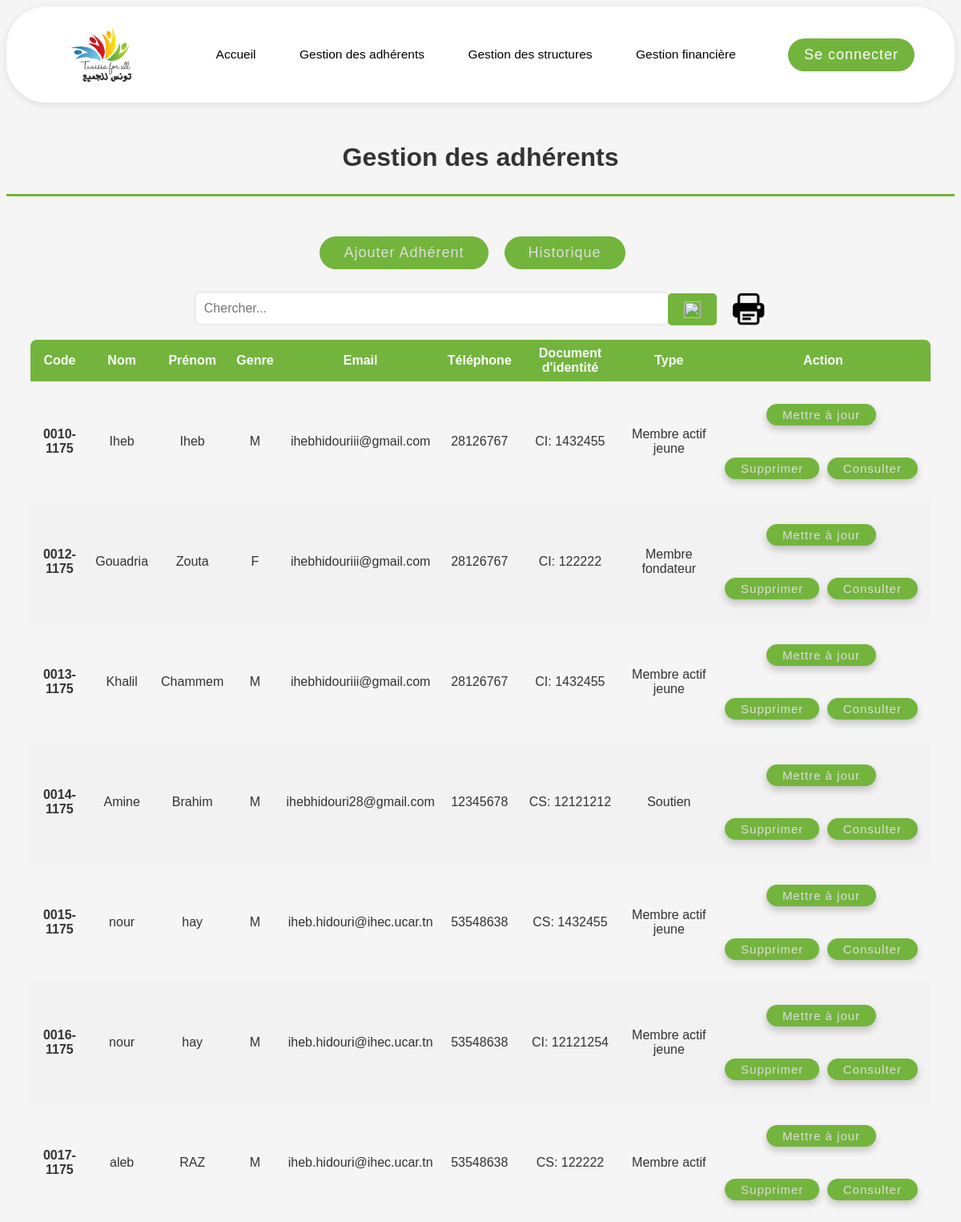
The app's page /gestion_adherent/, older data.
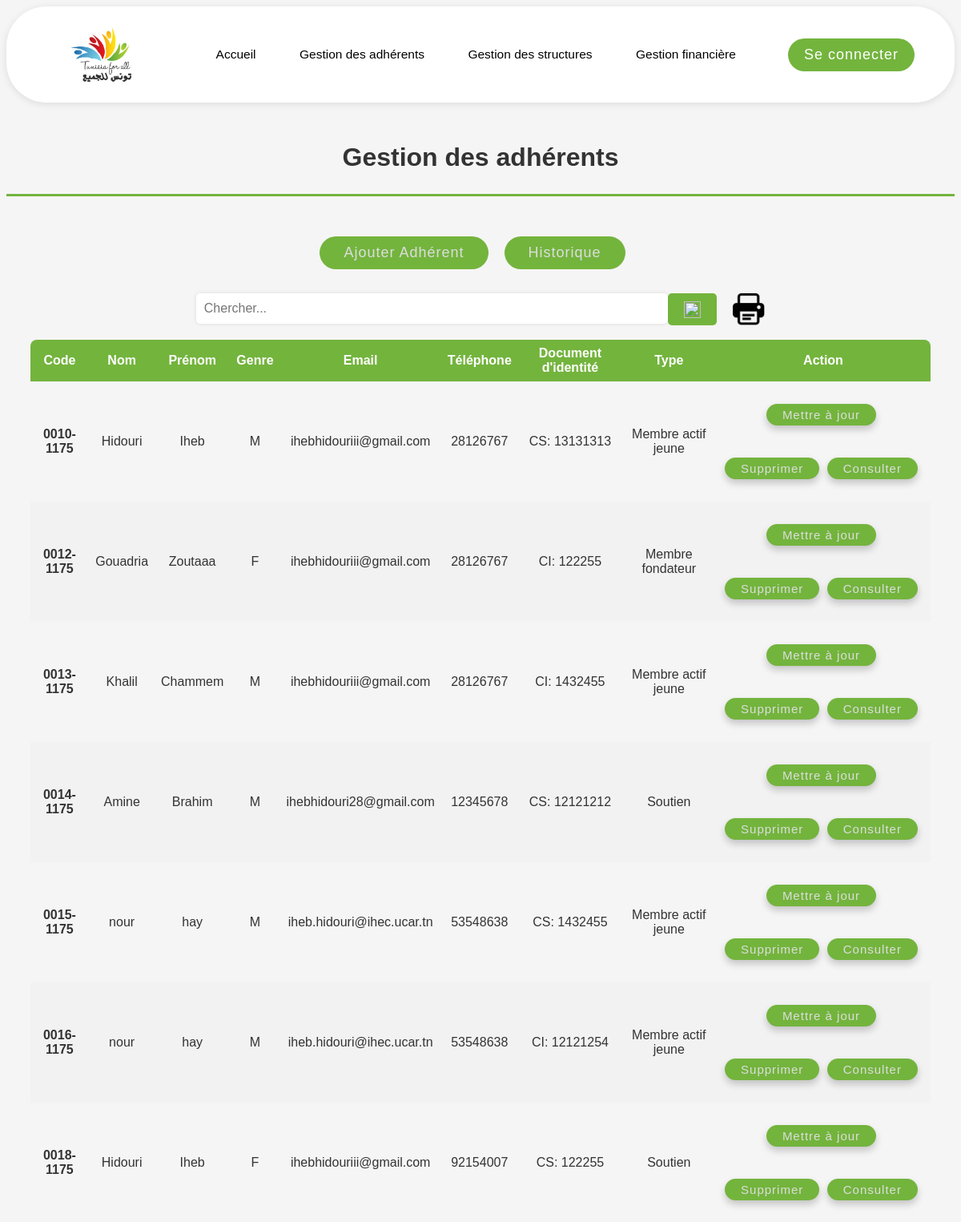
The same page, newer data.
### base/models.py (models this page shows, shortened)
class Adherent(models.Model):
    user = models.OneToOneField(User, on_delete=models.CASCADE , related_name='adherent')
    code = models.CharField(max_length=8)
    photo_de_profile= models.ImageField(upload_to='img/',null=True, blank=True)
    structure = models.ForeignKey(Structure, on_delete=models.CASCADE , related_name='adherents', default = 1)
    TYPE_ADHERENT_CHOICES = (
    ('Membre fondateur', 'Membre fondateur'),
    ('Membre actif', 'Membre actif'),
    ('Membre actif jeune', 'Membre actif jeune'),
    ('Soutien', 'Soutien'),
    ('Président', 'Président'),
    ('Directeur Executif', 'Directeur Executif'),
    ('Trésorier', 'Trésorier'),
    ('Simple membre', 'Simple membre'),
    )
    type_adhérent = models.CharField(max_length=20, choices=TYPE_ADHERENT_CHOICES)
    GENRE_CHOICES = (
        ('M', 'M.'),
        ('F', 'Mme.'),
    )
    genre = models.CharField(max_length=1, choices=GENRE_CHOICES)
    nom = models.CharField(max_length=50)
    prénom = models.CharField(max_length=50)
    DOCUMENT_IDENTITE_CHOICES = (
        ('CI', 'Carte d\'identité'),
        ('CS', 'Carte de séjour'),
    )
    type_document_identité = models.CharField(max_length=2, choices=DOCUMENT_IDENTITE_CHOICES,null=True)
    numero_document_identité = models.CharField(max_length=8)
    nationalité = models.CharField(max_length=50)
    date_de_naissance = models.DateField()
    lieu_de_naissance = models.CharField(max_length=50)
    profession = models.CharField(max_length=50)
    numéro_de_téléphone = models.CharField(max_length=20)
    adresse_email = models.EmailField(max_length=50)
    COMMISSION_CHOICES = (
        ('Enseignement, Sciences et Technologies', 'Enseignement, Sciences et Technologies'),
        ('Développement et emploi', 'Développement et emploi'),
        ('Santé et social', 'Santé et social'),
        ('Culture, tourisme et environnement', 'Culture, tourisme et environnement'),
        ('Autre', 'Autre'),
    )
    commissions = models.CharField(max_length=(50), choices=COMMISSION_CHOICES,null=True,blank=True)
    date_adhésion = models.DateField(blank=True, null=True)
    date_depart = models.DateField(null=True, blank=True)
    motif_depart = models.CharField(max_length=50, null=True, blank=True)
    cotisation_annuelle = models.CharField(max_length=50, default='non payée')
    exclude_fields = ['date_adhesion', 'date_naissance']

### base/views.py (the view)
# urls.py: path('gestion_adherent/' , views.gestion_adherent , name="gestion_adherent"),
def gestion_adherent(request):
    query = request.GET.get('q')
    if query:
        adherents = Adherent.objects.filter(
            Q(nom__icontains=query) | Q(prenom__icontains=query)
        )
    else:
        adherents = Adherent.objects.all()
    context = {'adherents': adherents}
    return render(request, 'base/gestion_adherent.html', context)

### base/templates/base/gestion_adherent.html (shortened to what this page needs)
{% extends 'main.html' %}
{% load static %}
{% block content %}
<div>
  <h2>Gestion des adhérents</h2>
  <hr class="hradherent">
</div>
<div class="features">
  <button class="adherent-button"><a href="{% url 'create-adherent'  %}">Ajouter Adhérent</a></button>
  <button class="adherent-button"><a href="{% url 'adherent_history' %}">Historique</a></button>
</div>
<div class="page-content">
  <form id="search-form" class="search-container" action="{% url 'gestion_adherent' %}">
    <input type="text" class="textbox" id="search-input" name="search" placeholder="Chercher...">
    <button type="submit" class="adherent-button"><i><img src="{% static 'img/search.png' %}"></i></button>
    <img class="print" src="{% static 'img/print.png' %}" height="40px" width="40px" onclick="printTable()">
  </form>
  <div class="adherent-table">
    <table>
      <thead>
        <tr>
          <th>Code</th>
          <th>Nom</th>
          <th>Prénom</th>
          <th>Genre</th>
          <th>Email</th>
          <th>Téléphone</th>
          <th>Document d'identité</th>
          <th>Type</th>
          <th>Action</th>
        </tr>
      </thead>
      <tbody>
        {% for adherent in adherents %}
        <tr>
          <td><strong>{{ adherent.code }}</strong></td>
          <td>{{ adherent.nom }}</td>
          <td>{{ adherent.prénom }}</td>
          <td>{{ adherent.genre }}</td>
          <td>{{ adherent.adresse_email }}</td>
          <td>{{ adherent.numéro_de_téléphone }}</td>
          <td>{{ adherent.type_document_identité }}: {{ adherent.numero_document_identité }}</td>
          <td>{{ adherent.type_adhérent }}</td>
          <td>
            <button class="adherent-button"><a href="{% url 'update-adherent' adherent.id %}">Mettre à jour</a></button>
            <button class="adherent-button"><a href="{% url 'delete-adherent' adherent.id %}">Supprimer</a></button>
            <button class="adherent-button"><a href="{% url 'consult_adherent' adherent.id %}">Consulter</a></button>
          </td>
        </tr>
        {% endfor %}
      </tbody>
    </table>
  </div>
</div>
{% endblock %}

Row changes from the older to the newer data that the page shows:
removed Adherent: code "0017-1175", nom "aleb", prénom "RAZ", genre "M", adresse_email "iheb.hidouri@ihec.ucar.tn", numéro_de_téléphone "53548638", type_document_identité "CS", numero_document_identité "122222", type_adhérent "Membre actif"
changed Adherent (number 1 of 7 on the later page): nom "Iheb" → "Hidouri"; type_document_identité "CI" → "CS"; numero_document_identité "1432455" → "13131313"
changed Adherent "Gouadria": prénom "Zouta" → "Zoutaaa"; numero_document_identité "122222" → "122255"
added Adherent: code "0018-1175", nom "Hidouri", prénom "Iheb", genre "F", adresse_email "ihebhidouriii@gmail.com", numéro_de_téléphone "92154007", type_document_identité "CS", numero_document_identité "122255", type_adhérent "Soutien"
